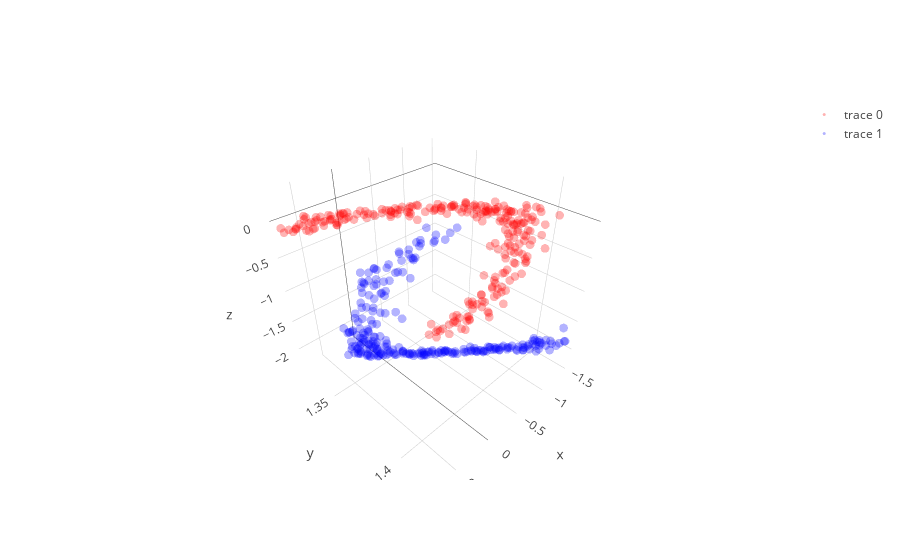

Notebook code for this chart:
### Code cell
# with all scale
expand_dim = 3
w1 = np.random.randn(2,expand_dim)
w2 = np.random.randn(expand_dim,1)
a  = np.ones(expand_dim); b = np.ones(expand_dim); c = np.zeros(expand_dim)

w1 = _sym_decorrelation(w1)
w2 = w2/(np.sqrt(np.sum(w2**2)))

temp_X = np.copy(X)
mini_batch_size = 5
for iter in range(2000):
    cum_loss = 0; temp_X   = shuffle(temp_X)
    
    for mini_batch in range(0,len(X),mini_batch_size):
        current_batch = temp_X[mini_batch:mini_batch+mini_batch_size]
        
        layer1 = current_batch @ w1
        layer1 = layer1  + (1/(iter+1))*np.random.randn(mini_batch_size,expand_dim)
        layer1a= a*g(b*layer1)+c
        layer1a= layer1a + (1/(iter+1))*np.random.randn(mini_batch_size,expand_dim)
        layer2 = layer1a       @ w2
        loss   = (w2.T @ layer1a.T @ layer1a @ w2).mean() + (w1.T @ current_batch.T @ current_batch @ w1).mean()
        
        grad2 = -layer1a.T @ layer1a @ w2 
        grad1a= -layer1a@w2@w2.T
        grada = grad1a*g(b*layer1)
        gradb = grad1a*a*g_grad(b*layer1)*layer1
        gradc = grad1a
        grad1 = 0.1 * current_batch.T @(grad1a*a*g_grad(b*layer1)*b) - 0.9*current_batch.T @ current_batch @ w1 


        w2 = w2 - 0.000000001  * grad2+ (1/(iter+1))*np.random.randn(expand_dim,1)
        a = a -   0.000009    * grada.sum(0)+ (1/(iter+1))*np.random.randn(expand_dim)
        b = b -   0.000009    * gradb.sum(0)+ (1/(iter+1))*np.random.randn(expand_dim)
        c = c -   0.0000009   * gradc.sum(0) + (1/(iter+1))*np.random.randn(expand_dim)
        w1 = w1 - 0.000000001  * grad1+ (1/(iter+1))*np.random.randn(2,expand_dim)
        
        #w1 = _sym_decorrelation(w1)
        w2 = w2/(np.sqrt(np.sum(w2**2)))
        a  = (a-a.mean())/a.std()
        b  = (b-b.mean())/b.std()
        c  = (c-c.mean())/c.std()
        cum_loss      = cum_loss + loss.mean()
        
    if iter%500==0:print('Iter : ',iter," Loss: ",cum_loss)

# projection
projected_mine = (a*g(b*(X @ w1))+c) @ w2

plt.figure(figsize=(20,5))
plt.subplot(1, 3, 1)
plt.scatter(X[y==0, 0], X[y==0, 1], color='red', alpha=0.5)
plt.scatter(X[y==1, 0], X[y==1, 1], color='blue', alpha=0.5)
plt.quiver(X.mean(0)[0], X.mean(0)[1], evector[0,0],evector[0,1], color=['b'], scale=2.5)
plt.quiver(X.mean(0)[0], X.mean(0)[1], evector[1,0],evector[1,1], color=['g'], scale=2.5)

plt.subplot(1, 3, 2,projection='3d')
one_layer_project = (a*g(b*(X @ w1))+c)
plt.scatter(one_layer_project[:,0],one_layer_project[:,1],one_layer_project[:,2], color='red')

plt.subplot(1, 3, 3)
plt.scatter(projected_mine[y==0], np.zeros((len(projected_mine)//2)),  color='red', alpha=0.05)
plt.scatter(projected_mine[y==1], np.zeros((len(projected_mine)//2)), color='blue', alpha=0.05)
plt.show()

trace1 = go.Scatter3d(
    x=one_layer_project[y==0,0],
    y=one_layer_project[y==0,1],
    z=one_layer_project[y==0,2],
    mode='markers',
    line=dict(color='red',width=0.5),
    marker=dict(size=3,opacity=0.3)
)
trace2 = go.Scatter3d(
    x=one_layer_project[y==1,0],
    y=one_layer_project[y==1,1],
    z=one_layer_project[y==1,2],
    mode='markers',
    line=dict(color='blue',width=0.5),
    marker=dict(size=3,opacity=0.3)
)
data = [trace1,trace2]
fig  = go.Figure(data=data)
iplot(fig)

### Figure 1 — Plotly figure (JSON) as saved in the notebook; plotly's stock layout.template omitted (floating-point values rounded to 4 significant figures; data arrays with more than 128 entries replaced by an {"elided": "..."} marker saying what was removed)
{"data": [{"line": {"color": "red", "width": 0.5}, "marker": {"opacity": 0.3, "size": 3}, "mode": "markers", "type": "scatter3d", "uid": "30740442-2128-4288-a665-1312c752f6cc", "x": {"elided": "250 float values"}, "y": {"elided": "250 float values"}, "z": {"elided": "250 float values"}}, {"line": {"color": "blue", "width": 0.5}, "marker": {"opacity": 0.3, "size": 3}, "mode": "markers", "type": "scatter3d", "uid": "a218d2d1-d748-454b-bb8b-813a11e6d3a5", "x": {"elided": "250 float values"}, "y": {"elided": "250 float values"}, "z": {"elided": "250 float values"}}], "layout": {}}
